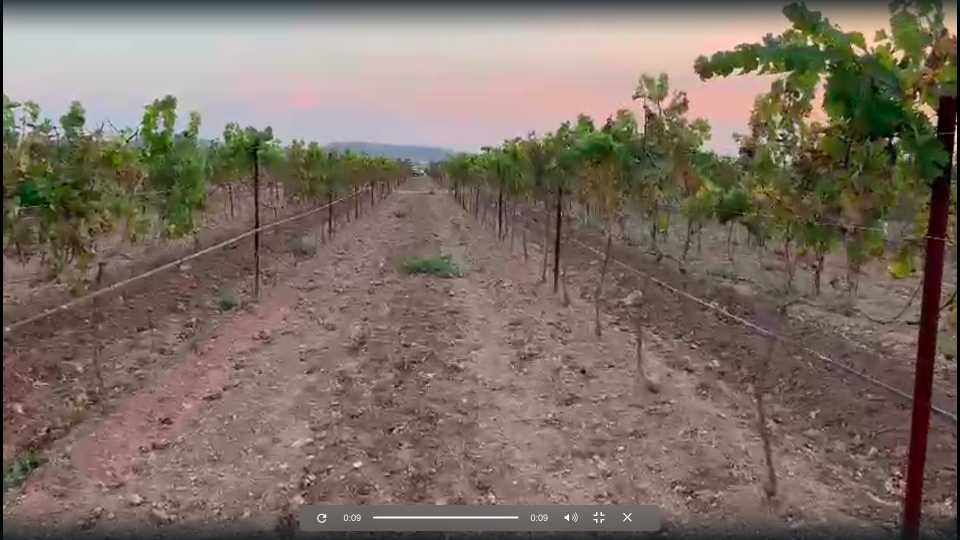
#> input picture scripts/test_images/prueba.png, 1920 x 1080 px (shown at 1/2 size)
$ jupyter execute 'Blop detection.ipynb'
#> lines starting #> are read from the running program, lines starting #| are printed output that depends on the picture; after the words box and inside, x2 and y2 are one past the last pixel; in counts of white or black regions, pixels touching at a corner belong together
## Blop detection notebook

[cell 1]
import cv2
from matplotlib import pyplot as plt
import numpy as np
import math

#img = cv2.imread("test_images/20221002-223527.jpg")
#img = cv2.imread("test_images/20221002-223338.jpg")
#img = cv2.imread("test_images/20221019-203009.jpg")
img = cv2.imread("test_images/prueba.png")
#> img is the input picture: shape (1080, 1920, 3); mean B, G, R 100.5, 110.8, 124.1
#cv2.imshow("original",img)
#cv2.waitKey(0)
#cv2.destroyAllWindows()

original = cv2.cvtColor(img, cv2.COLOR_BGR2RGB) #Convertion to rgb in order to maintain the same colors in cv2 and pyplot
plt.imshow(original)
plt.show()
image=original

## Grayscale transformation

[cell 2]
gray = cv2.cvtColor(image, cv2.COLOR_RGB2GRAY)
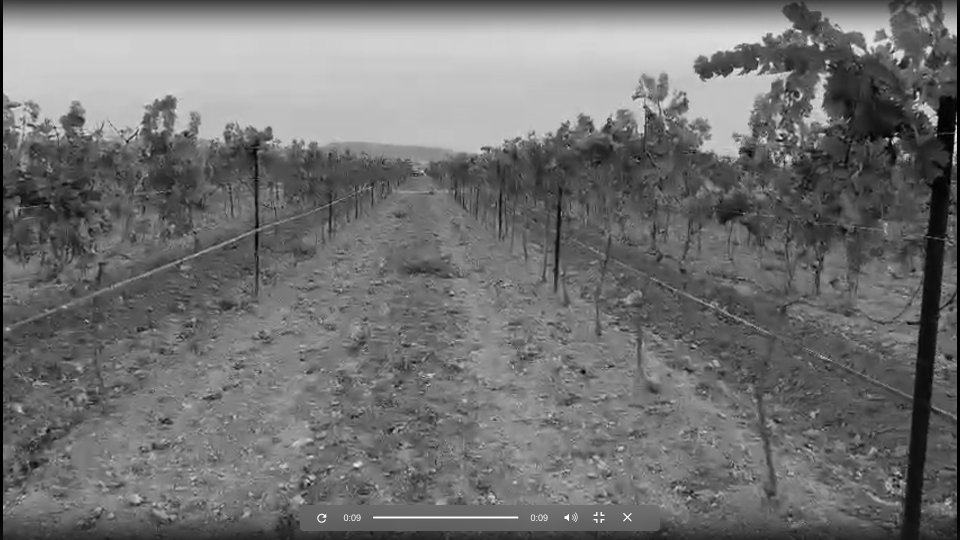
#> gray: shape (1080, 1920) (shown at 1/2 size); min 0, max 255, mean 113.6
plt.imshow(gray,cmap='gray')
gray.shape
#> Out = (1080, 1920)

## Otsu Method

[cell 3]
blur = cv2.GaussianBlur(gray,(5,5),0)
ret,otsu = cv2.threshold(blur,0,255,cv2.THRESH_BINARY+cv2.THRESH_OTSU)
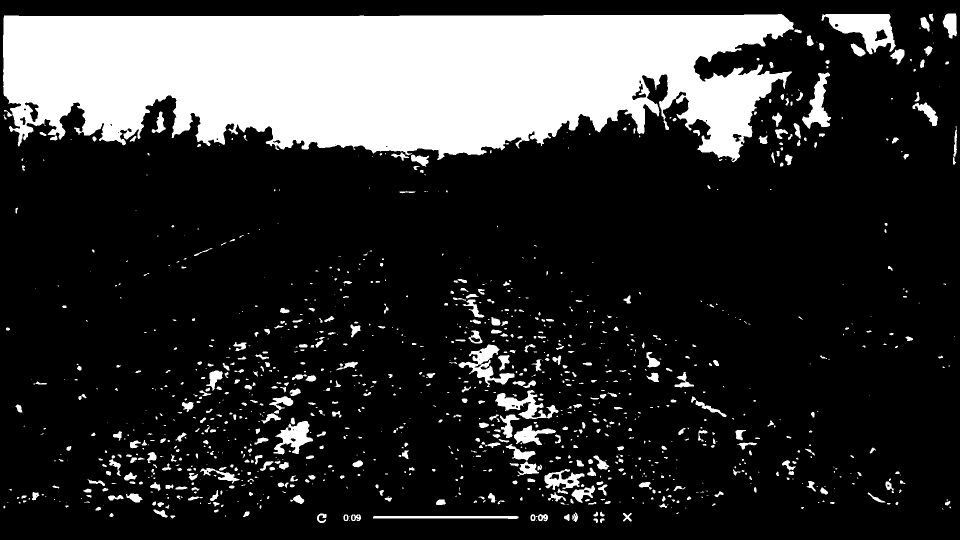
#> otsu: shape (1080, 1920) (shown at 1/2 size); 20.6% white; 1157 white regions (612 under 20 px)
#> ret = 140
plt.imshow(otsu,cmap='gray')

## Chose the biggest blop

[cell 4]
contours,hierarchy = cv2.findContours(otsu, cv2.RETR_EXTERNAL, cv2.CHAIN_APPROX_NONE)
#> contours = 1157 contours, 747 with area under 20; largest, box (x1, y1, x2, y2) and area: (6, 28, 1588, 325) 351966, (1643, 28, 1792, 109) 6162, (917, 689, 1029, 774) 2716, (1604, 145, 1662, 258) 2606, (546, 842, 626, 909) 2514
output = otsu.copy()
maxContour = 0
for contour in contours:

    contourSize = cv2.contourArea(contour)
    if contourSize > maxContour:
        maxContour = contourSize
        maxContourData = contour
#> this loop made 1157 passes
#> (contourSize, maxContour) on passes 3, 6, 244, 491, 783, 1154, 1155: (37, 37), (1175, 1175), (1578, 1578), (2513.5, 2513.5), (2716.5, 2716.5), (6161.5, 6161.5), (351966.5, 351966.5)
#> contourSize on passes 4, 5, 8, 9, 10, 11: 37, 2, 1.5, 29, 178, 96
#> after the loop, maxContour = 351966.5; maxContourData = contour of 6437 points, box (x1, y1, x2, y2) (6, 28, 1588, 325), area 351966

# Create a mask from the largest contour
mask = np.zeros_like(otsu)
mask = mask.astype('uint8')
mask=cv2.fillPoly(mask,[maxContourData],1)
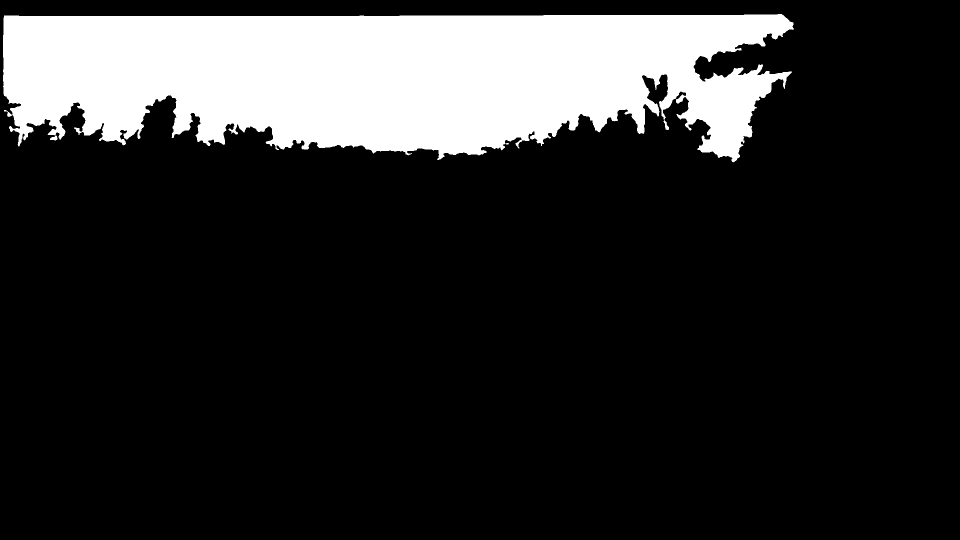
#> mask: shape (1080, 1920) (shown at 1/2 size); values 0 (black) and 1 (white), 17.1% white; 1 white region, box (x1, y1, x2, y2) and area: (6, 28, 1588, 325) 355186
print (len(contours))
#| 1157
plt.imshow(mask,cmap='gray')
otsu = mask

## Edge detection

[cell 5]
sobelxy = cv2.Sobel(src=mask, ddepth=-1, dx=1, dy=1)
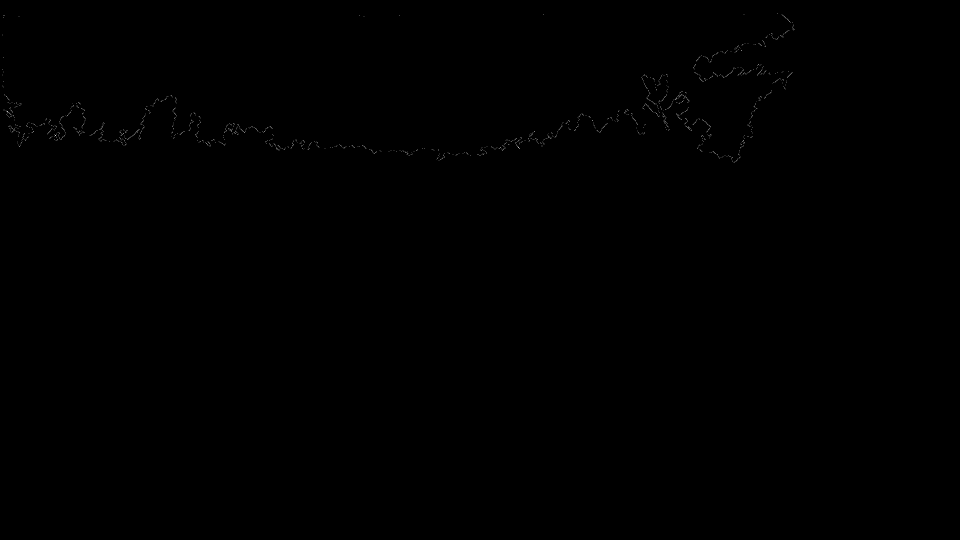
#> sobelxy: shape (1080, 1920) (shown at 1/2 size); min 0, max 2, mean 0.00185; drawn with min black and max white

#ret,sobelxy = cv2.threshold(sobelxy,0,255,cv2.THRESH_BINARY)

sobelxy = sobelxy.astype('uint8')

plt.imshow(sobelxy,cmap='gray')

## Line detection

[cell 6]
lines = cv2.HoughLines(sobelxy,1, np.pi / 360, 500, None, 0, 0)
#> lines = None
#lines = cv2.HoughLines(sobelxy,1, np.pi / 180, 50, None, 0, 0)

#lines = cv2.HoughLinesP(sobelxy,1, np.pi / 270, 50, 100,0)

if lines is not None:
    for i in range(0, len(lines)):
        rho = lines[i][0][0]
        theta = lines[i][0][1]
        a = math.cos(theta)
        b = math.sin(theta)
        x0 = a * rho
        y0 = b * rho
        pt1 = (int(x0 + 1000*(-b)), int(y0 + 1000*(a)))
        pt2 = (int(x0 - 1000*(-b)), int(y0 - 1000*(a)))
        cv2.line(image, pt1, pt2, (0,255,255), 3)
        print('line',i)
else:
    print("NO LINES DETECTED")
#cv2.imshow('houghlines',img)
plt.imshow(image)
plt.show()

## Colum sum analisys

[cell 7]
x,y = otsu.shape
#> x = 1080; y = 1920
maxval = 0
otsu[0,639]
for i in range(y):
    value = np.sum(otsu[:,i])
    if value > maxval:
        maxval = value
        index = i
#> this loop made 1920 passes
#> (value, maxval) on passes 7, 8, 9, 11, 14, 15, 16, 17, 18, 19, 21, 22: (65, 65), (154, 154), (164, 164), (165, 165), (166, 166), (170, 170), (176, 176), (178, 178), (181, 181), (189, 189), (194, 194), (196, 196)
#> value on passes 1 to 6: 0, 0, 0, 0, 0, 0
#> after the loop, index = 878; maxval = 288
print(index)
#| 878

[cell 8]
cv2.line(original,(index,0),(index,x),(255,0,0),9)
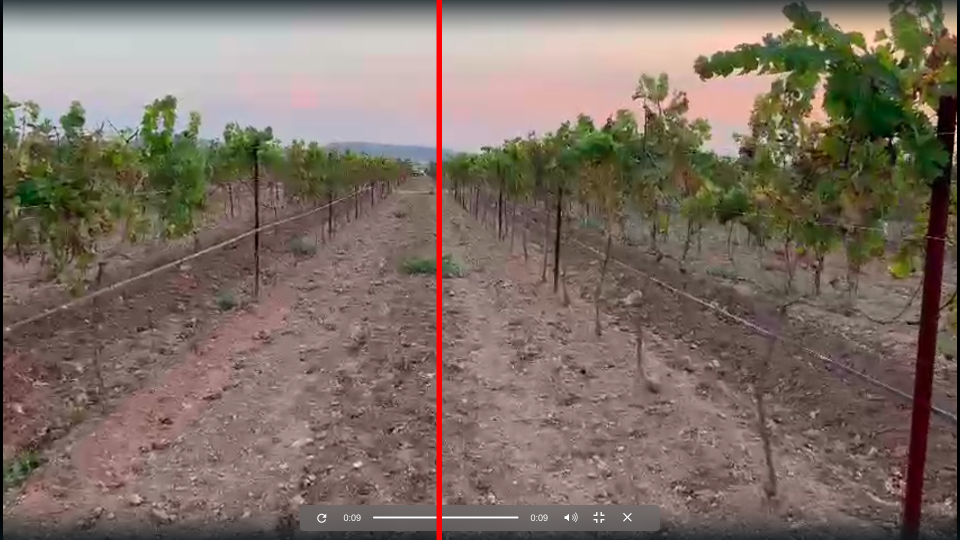
#> original: shape (1080, 1920, 3) (shown at 1/2 size); mean R, G, B 124.7, 110.1, 99.8
plt.imshow(original, cmap='gray')
